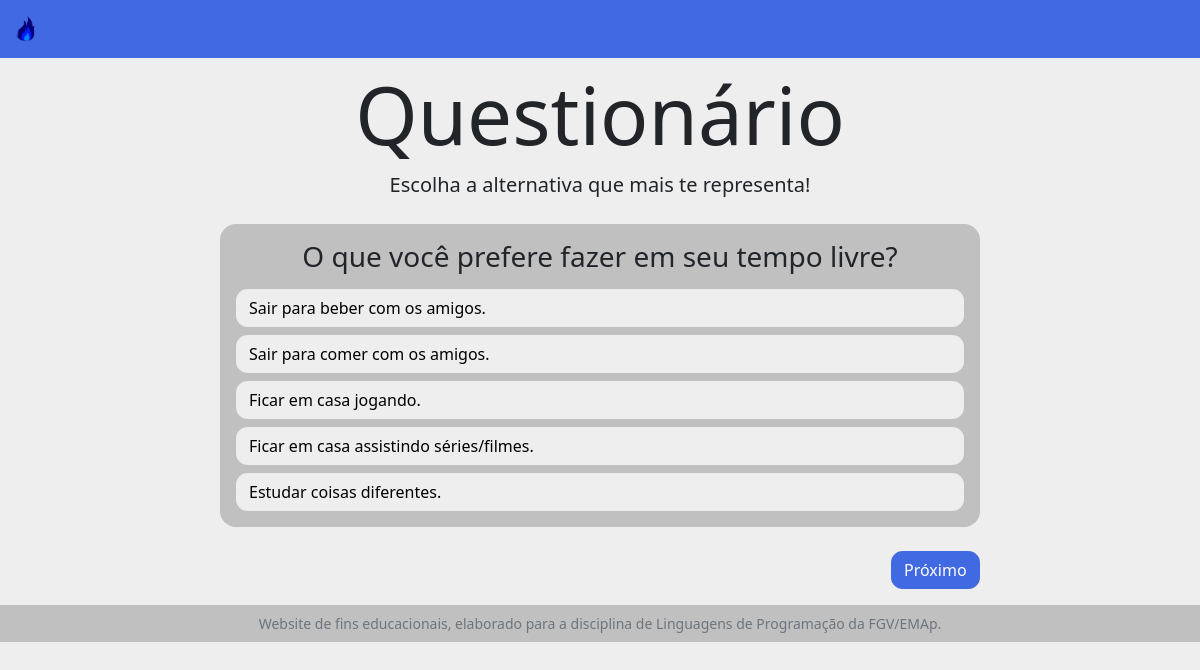
The app's page /pergunta1 with its own data.
### pages/models.py (models this page shows, shortened)
class Perguntas(models.Model):
    slug = models.SlugField(max_length=255,unique=True)
    pergunta = models.CharField(max_length=255)
    alternativa1 = models.CharField(max_length=255)
    alternativa2 = models.CharField(max_length=255)
    alternativa3 = models.CharField(max_length=255)
    alternativa4 = models.CharField(max_length=255)
    alternativa5 = models.CharField(max_length=255)

### pages/views.py (the view)
# urls.py: path('pergunta<int:param>', views.perguntas, name='pergunta'),
def perguntas(request, param):
    if param in range(1,8):
        pergunta= Perguntas.objects.get(id=param)
        context = { 'atual':param,
                    'proximo':param+1,
                    'anterior':param-1,
                    'pergunta':pergunta}
        return render(request, 'pages/pergunta.html',context=context)
    else:
        return HttpResponseNotFound('Página não encontrada')

### templates/pages/pergunta.html (shortened to what this page needs)
{% extends 'pages/base.html'%}
{% load static %}
{% block barra_navegacao_login %}
<nav class="navbar navbar-expand navbar-dark bg-primary">
    <div class="container-fluid">
        <a class="navbar-brand" href="#">
            <img src="../../static/img/logo.png" alt="logo do site" width="30" height="30">
        </a>
    </div>
</nav>
{% endblock %}
{% block conteudo %}
<div class="perguntas mb-3">
    <h1 class="text-center display-1 mt-2">Questionário</h1>
    <p class="text-center lead">Escolha a alternativa que mais te representa!</p>
    <div class="container">
        <div class="row">
            <div class="col-lg-2 col-md-1"></div>
            <div class="col-lg-8 col-md-10 bg-light pt-3 ps-3 pe-3 pb-3 mb-4 mt-2 br-1 rounded ">
                <p class="h3 text-center mb-3">{{pergunta.pergunta}}</p>
                <div class="mb-2">
                    <label class="btn btn-secondary btn-perg col-12 text-start" for="resp1">{{pergunta.alternativa1}}</label>
                </div>
                <div class="mb-2">
                    <label class="btn btn-secondary btn-perg col-12 text-start" for="resp2">{{pergunta.alternativa2}}</label>
                </div>
                <div class="mb-2">
                    <label class="btn btn-secondary btn-perg col-12 text-start" for="resp3">{{pergunta.alternativa3}}</label>
                </div>
                <div class="mb-2">
                    <label class="btn btn-secondary btn-perg col-12 text-start" for="resp4">{{pergunta.alternativa4}}</label>
                </div>
                <div class="">
                    <label class="btn btn-secondary btn-perg col-12 text-start" for="resp5">{{pergunta.alternativa5}}</label>
                </div>
            </div>
        </div>
        <div class="container">
        <div class="row">
                    {% if atual == 1%}
                    <div class="col-9"></div>
                    <div class="col-3 btn-alin ">
                        <a href="{% url 'pergunta' param=proximo%}" class="btn btn-primary" id="resposta" >Próximo</a>
                    </div>
                 {% endif %}
    </div>
    </div>
    </div>
    </div>
{% endblock %}

### records on screen
Perguntas: pergunta "O que você prefere fazer em seu tempo livre?", alternativa1 "Sair para beber com os amigos.", alternativa2 "Sair para comer com os amigos.", alternativa3 "Ficar em casa jogando.", alternativa4 "Ficar em casa assistindo séries/filmes.", alternativa5 "Estudar coisas diferentes."
